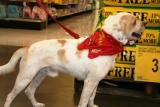
#> input picture PetImages/Dog/1012.jpg, 160 x 107 px, found by its file name
$ python DogsvsCats.py
#> lines starting #> are read from the running program, lines starting #| are printed output that depends on the picture
import numpy as np
import os
import cv2 as cv
import matplotlib.pyplot as plt
import random
from numpy import save, load
import pickle
datadir = "PetImages"
Categories = ["Dog", "Cat"]
img_size = 50
for cg in Categories:
    path = os.path.join(datadir, cg)  # Path for dog or cat
    for img in os.listdir(path):
        img_array = cv.imread(os.path.join(path, img), cv.IMREAD_GRAYSCALE)
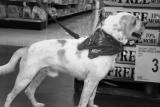
#> img_array: shape (107, 160); min 0, max 251, mean 110.6
        plt.imshow(img_array, cmap="gray")
        plt.show()

        new_array = cv.resize(img_array,(img_size,img_size))
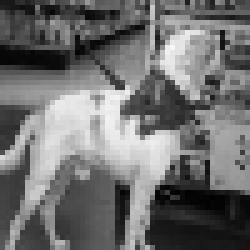
#> new_array: shape (50, 50) (shown 5 times larger); min 1, max 247, mean 110.7
        plt.imshow(new_array, cmap="gray")
        plt.show()
        print(img_array.shape)
#| (107, 160)
        break
    break


training_data = []
def create_training_data():
    for cg in Categories:
        path = os.path.join(datadir, cg)  # Path for dog or cat
        class_name = Categories.index(cg)
        for img in os.listdir(path):
            try:
                img_array = cv.imread(os.path.join(path, img), cv.IMREAD_GRAYSCALE)
                new_array = cv.resize(img_array,(img_size,img_size))
                training_data.append([new_array, class_name])
            except Exception as ex:
                pass
#> pass 2 of the loop in create_training_data, `for cg in Categories:`:
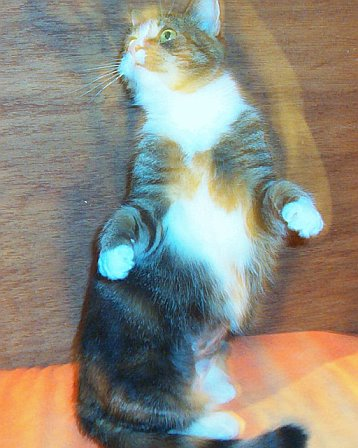
#> input picture PetImages/Cat/10011.jpg, 358 x 448 px, found by its file name
#> in create_training_data, `img_array = cv.imread(os.path.join(path, img), cv.IMREAD_GRAYSCALE)`:
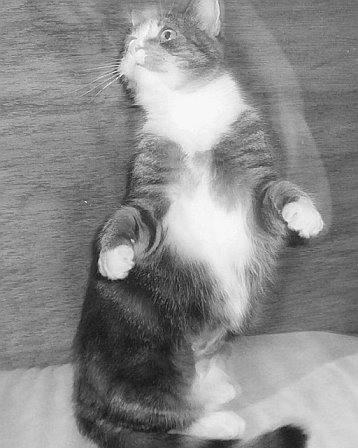
#> img_array: shape (448, 358); min 18, max 255, mean 139.5
#> in create_training_data, `new_array = cv.resize(img_array,(img_size,img_size))`:
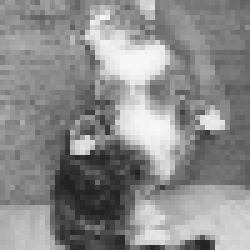
#> new_array: shape (50, 50) (shown 5 times larger); min 32, max 248, mean 139.3
create_training_data()
print("the len of training data is: ", len(training_data))
#| the len of training data is:  2
random.shuffle(training_data)
for sample in training_data:
    print(sample[1])
#> this loop made 2 passes
#| 0
#| 1
x_train = []
y_train = []

for features, label in training_data:
    x_train.append(features)
    y_train.append(label)
#> this loop made 2 passes
#> label on passes 1 to 2: 0, 1
#> after the loop, x_train = 2 items; y_train = [0, 1]
x_train = np.array(x_train).reshape(-1, img_size, img_size, 1)


save('x_train.npy', x_train)

save('y_train.npy',y_train)

x_train =load('x_train.npy')
# [9 lines of commented-out code are left out]

print(x_train[1])
